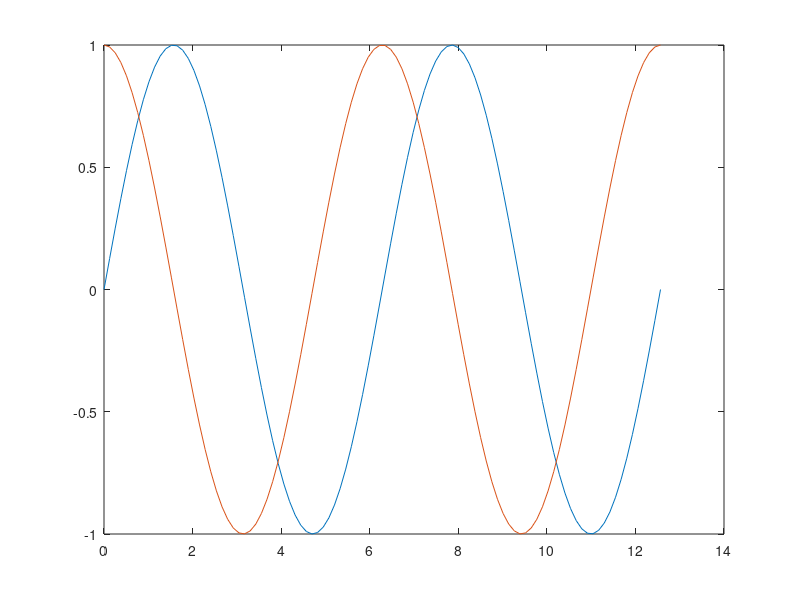

Here is the MATLAB script that generated this plot: (Note: this script raises an error after producing the figure.)
function test_plot_markers()
%% TEST_PLOT_MARKERS tests the `plot_markers` function
%%
t = linspace(0, 4*pi, 100);
s = sin(t);
c = cos(t);


%%
hFig = figure;
plot(t, s, t, c);
hold('on');
plot_markers(25);
hold('off');



%%
hFig = figure;
plot(t, [s; c]);
hold('on');
plot_markers(25, 'Spacing', 'logx');
hold('off');



%%
hFig = figure;
plot(t, s, t, c);
hold('on');
plot_markers(25, 'Order', 'd', 'Spacing', 'curve');
hold('off');



%%
hFig = figure;
plot3(t, s, c);
hold('on');
plot_markers(25);
hold('off');



%%
hFig = figure;
plot3(t, s, c);
hold('on');
plot_markers(55, 'Spacing', 'curve');
hold('off');


end
